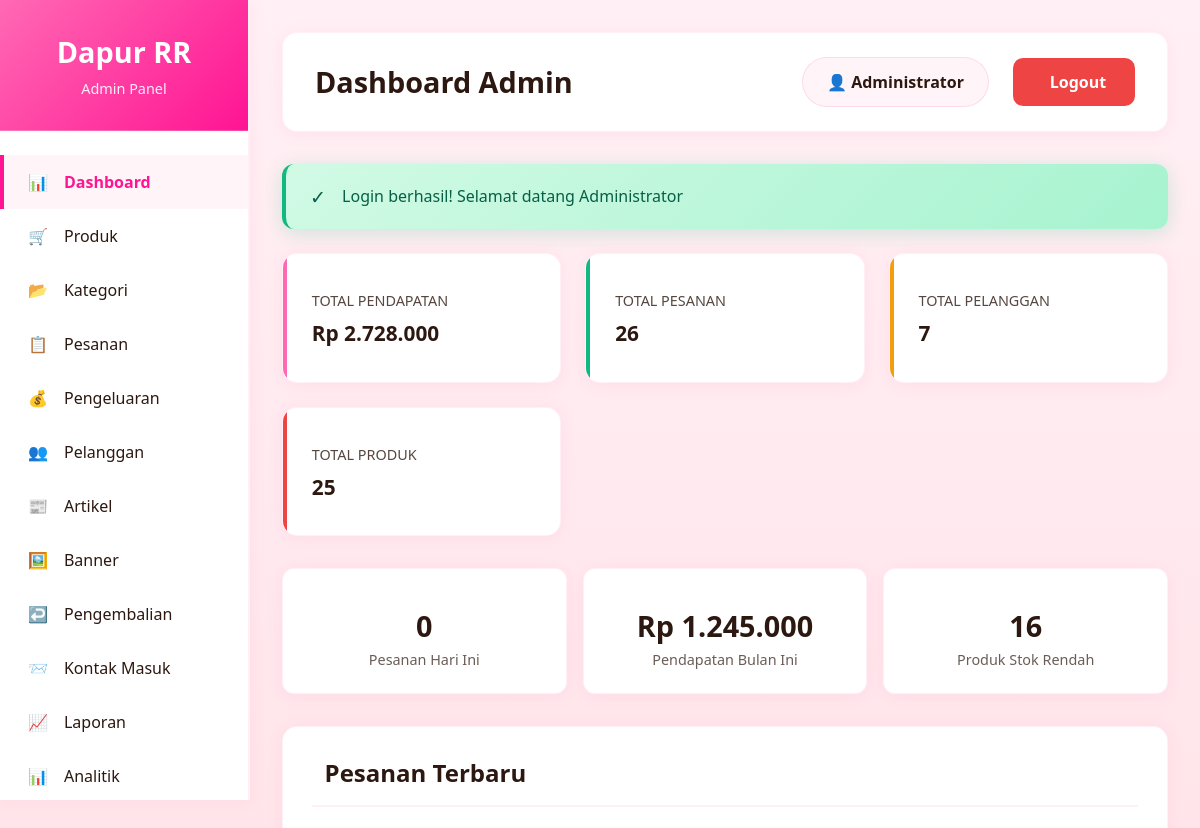
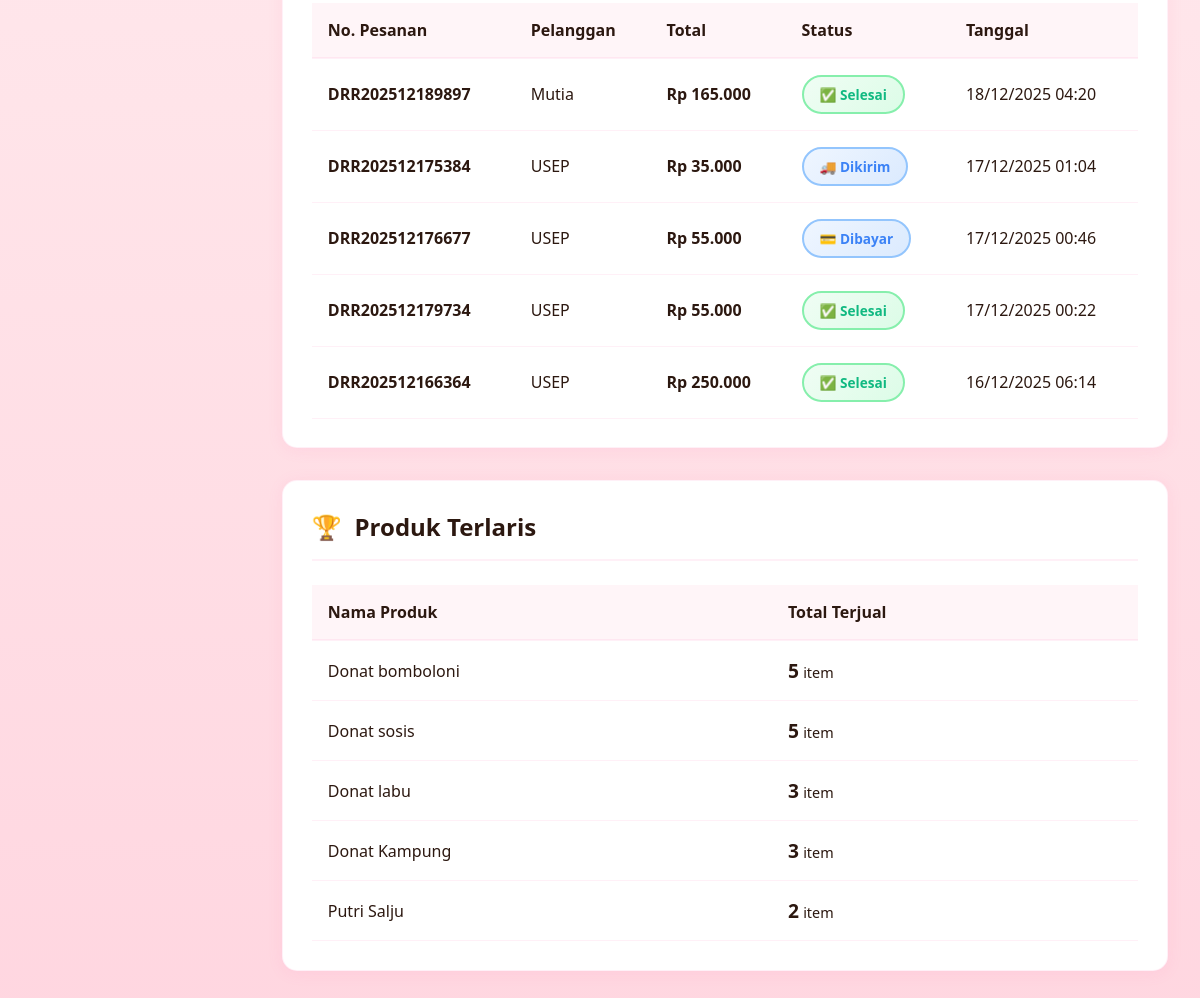
Page /admin/dashboard.php (signed in) on the committed database (2 pictures, top to bottom).
### tables this page shows
CREATE TABLE `pesanan` (
  `id` int(11) NOT NULL,
  `user_id` int(11) NOT NULL,
  `no_pesanan` varchar(50) NOT NULL,
  `total_harga` decimal(10,2) NOT NULL,
  `ongkir` decimal(10,2) DEFAULT 0.00,
  `total_bayar` decimal(10,2) NOT NULL,
  `metode_pembayaran_id` int(11) DEFAULT NULL,
  `metode_pengiriman_id` int(11) DEFAULT NULL,
  `alamat_pengiriman` text NOT NULL,
  `no_telepon` varchar(20) NOT NULL,
  `catatan` text DEFAULT NULL,
  `status` enum('pending','dikonfirmasi','dibayar','diproses','dikirim','selesai','dibatalkan') DEFAULT 'pending',
  `status_pengembalian` enum('pending','disetujui','ditolak','selesai') DEFAULT NULL,
  `bukti_pembayaran` varchar(255) DEFAULT NULL,
  `resi_pengiriman` varchar(100) DEFAULT NULL,
  `tanggal_pembayaran` datetime DEFAULT NULL,
  `tanggal_kirim` datetime DEFAULT NULL,
  `tanggal_selesai` datetime DEFAULT NULL,
  `is_rated` tinyint(1) DEFAULT 0,
  `created_at` timestamp NOT NULL DEFAULT current_timestamp()
);

CREATE TABLE `users` (
  `id` int(11) NOT NULL,
  `nama` varchar(100) NOT NULL,
  `email` varchar(100) NOT NULL,
  `password` varchar(255) NOT NULL,
  `no_telepon` varchar(20) DEFAULT NULL,
  `alamat` text DEFAULT NULL,
  `role` enum('admin','user') DEFAULT 'user',
  `is_active` tinyint(1) DEFAULT 1,
  `created_at` timestamp NOT NULL DEFAULT current_timestamp()
);

### config/database.php (called while the page is built, shortened)
<?php
function getFlashMessage() {
    if (isset($_SESSION['flash_message'])) {
        $message = [
            'type' => $_SESSION['flash_type'],
            'message' => $_SESSION['flash_message']
        ];
        return $message;
    }
    return null;
}
function formatRupiah($angka) {
    return "Rp " . number_format($angka, 0, ',', '.');
}
?>

### admin/dashboard.php (the view, shortened to what this page needs)
<?php
require_once '../config/database.php';
$conn = getConnection();
$totalProduk = $conn->query("SELECT COUNT(*) as total FROM produk")->fetch_assoc()['total'];
$totalPesanan = $conn->query("SELECT COUNT(*) as total FROM pesanan")->fetch_assoc()['total'];
$totalPelanggan = $conn->query("SELECT COUNT(*) as total FROM users WHERE role = 'user'")->fetch_assoc()['total'];
$totalPendapatan = $conn->query("SELECT SUM(total_bayar) as total FROM pesanan")->fetch_assoc()['total'] ?? 0;
$pesananHariIni = $conn->query("SELECT COUNT(*) as total FROM pesanan WHERE DATE(created_at) = CURDATE()")->fetch_assoc()['total'];
$pendapatanBulan = $conn->query("SELECT SUM(total_bayar) as total FROM pesanan WHERE MONTH(created_at) = MONTH(CURDATE()) AND YEAR(created_at) = YEAR(CURDATE())")->fetch_assoc()['total'] ?? 0;
$stokRendah = $conn->query("SELECT COUNT(*) as total FROM produk WHERE stok < 5")->fetch_assoc()['total'];
$pesananTerbaru = $conn->query("SELECT p.*, u.nama FROM pesanan p JOIN users u ON p.user_id = u.id ORDER BY p.created_at DESC LIMIT 5");
$produkTerlaris = $conn->query("SELECT pr.nama_produk, SUM(dp.jumlah) as total_terjual
                                FROM detail_pesanan dp
                                JOIN produk pr ON dp.produk_id = pr.id
                                GROUP BY dp.produk_id
                                ORDER BY total_terjual DESC
                                LIMIT 5");
$flash = getFlashMessage();
?>
<!DOCTYPE html>
<html lang="id">
<head>
</head>
<body>
    <div class="sidebar">
        <div class="sidebar-header">
            <h2>Dapur RR</h2>
            <p>Admin Panel</p>
        </div>
        <div class="sidebar-menu">
            <a href="dashboard.php" class="menu-item active">
                <span>📊</span>
                <span>Dashboard</span>
            </a>
            <a href="produk.php" class="menu-item">
                <span>🛒</span>
                <span>Produk</span>
            </a>
            <a href="kategori.php" class="menu-item">
                <span>📂</span>
                <span>Kategori</span>
            </a>
            <a href="pesanan.php" class="menu-item">
                <span>📋</span>
                <span>Pesanan</span>
            </a>
             <a href="pengeluaran.php" class="menu-item">
                <span>💰</span>
                <span>Pengeluaran</span>
            </a>
            <a href="pelanggan.php" class="menu-item">
                <span>👥</span>
                <span>Pelanggan</span>
            </a>
            <a href="artikel2.php" class="menu-item">
                <span>📰</span>
                <span>Artikel</span>
            </a>
            <a href="banner.php" class="menu-item">
                <span>🖼️</span>
                <span>Banner</span>
            </a>
            <a href="pengembalian.php" class="menu-item">
                <span>↩️</span>
                <span>Pengembalian</span>
            </a>
            <a href="kontak-masuk.php" class="menu-item">
                <span>📨</span>
                <span>Kontak Masuk</span>
            </a>
            <a href="laporan.php" class="menu-item">
                <span>📈</span>
                <span>Laporan</span>
            </a>
            <a href="analitik.php" class="menu-item">
                <span>📊</span>
                <span>Analitik</span>
            </a>
        </div>
    </div>
    <div class="main-content">
        <div class="top-bar">
            <h1 class="page-title">Dashboard Admin</h1>
            <div class="user-info">
                <div class="admin-name">👤 <?php echo htmlspecialchars($_SESSION['nama']); ?></div>
                <a href="../logout.php" class="btn-logout">
                    <span>Logout</span>
                </a>
            </div>
        </div>
        <?php if ($flash): ?>
        <div class="alert alert-<?php echo $flash['type']; ?>">
            <span style="font-size: 1.2rem;"><?php echo $flash['type'] === 'success' ? '✓' : '⚠'; ?></span>
            <?php echo htmlspecialchars($flash['message']); ?>
        </div>
        <?php endif; ?>
        <div class="stats-grid">
            <div class="stat-card primary">
                <div class="stat-info">
                    <h3>TOTAL PENDAPATAN</h3>
                    <div class="stat-value"><?php echo formatRupiah($totalPendapatan); ?></div>
                </div>
                <div class="stat-icon"></div>
            </div>
            <div class="stat-card success">
                <div class="stat-info">
                    <h3>TOTAL PESANAN</h3>
                    <div class="stat-value"><?php echo $totalPesanan; ?></div>
                </div>
                <div class="stat-icon"></div>
            </div>
            <div class="stat-card warning">
                <div class="stat-info">
                    <h3>TOTAL PELANGGAN</h3>
                    <div class="stat-value"><?php echo $totalPelanggan; ?></div>
                </div>
                <div class="stat-icon"></div>
            </div>
            <div class="stat-card danger">
                <div class="stat-info">
                    <h3>TOTAL PRODUK</h3>
                    <div class="stat-value"><?php echo $totalProduk; ?></div>
                </div>
                <div class="stat-icon"></div>
            </div>
        </div>
        <div class="quick-stats">
            <div class="quick-stat">
                <div class="quick-stat-value"><?php echo $pesananHariIni; ?></div>
                <div class="quick-stat-label">Pesanan Hari Ini</div>
            </div>
            <div class="quick-stat">
                <div class="quick-stat-value"><?php echo formatRupiah($pendapatanBulan); ?></div>
                <div class="quick-stat-label">Pendapatan Bulan Ini</div>
            </div>
            <div class="quick-stat">
                <div class="quick-stat-value"><?php echo $stokRendah; ?></div>
                <div class="quick-stat-label">Produk Stok Rendah</div>
            </div>
        </div>
        <div class="content-section">
            <h2 class="section-title">
                Pesanan Terbaru
            </h2>
            <table>
                <thead>
                    <tr>
                        <th>No. Pesanan</th>
                        <th>Pelanggan</th>
                        <th>Total</th>
                        <th>Status</th>
                        <th>Tanggal</th>
                    </tr>
                </thead>
                <tbody>
                    <?php if ($pesananTerbaru->num_rows > 0): ?>
                        <?php while($pesanan = $pesananTerbaru->fetch_assoc()): ?>
                        <tr>
                            <td><strong><?php echo htmlspecialchars($pesanan['no_pesanan']); ?></strong></td>
                            <td><?php echo htmlspecialchars($pesanan['nama']); ?></td>
                            <td><strong><?php echo formatRupiah($pesanan['total_bayar']); ?></strong></td>
                            <td>
                                <?php
                                $status = $pesanan['status'] ?? '';
                                $statusClass = 'status-pending';
                                $statusIcon = '⏳';
                                if ($status === 'dibayar' || $status === 'dikonfirmasi') {
                                    $statusClass = 'status-dibayar';
                                    $statusIcon = '💳';
                                } elseif ($status === 'selesai') {
                                    $statusClass = 'status-selesai';
                                    $statusIcon = '✅';
                                } elseif ($status === 'dikirim') {
                                    $statusClass = 'status-dibayar';
                                    $statusIcon = '🚚';
                                } elseif ($status === 'diproses') {
                                    $statusClass = 'status-dibayar';
                                    $statusIcon = '👨‍🍳';
                                }
                                ?>
                                <span class="status-badge <?php echo $statusClass; ?>">
                                    <?php echo $statusIcon; ?>
                                    <?php echo ucfirst($status); ?>
                                </span>
                            </td>
                            <td><?php echo date('d/m/Y H:i', strtotime($pesanan['created_at'])); ?></td>
                        </tr>
                        <?php endwhile; ?>
                    <?php endif; ?>
                </tbody>
            </table>
        </div>
        <div class="content-section">
            <h2 class="section-title">
                <span>🏆</span>
                Produk Terlaris
            </h2>
            <table>
                <thead>
                    <tr>
                        <th>Nama Produk</th>
                        <th>Total Terjual</th>
                    </tr>
                </thead>
                <tbody>
                    <?php if ($produkTerlaris->num_rows > 0): ?>
                        <?php while($produk = $produkTerlaris->fetch_assoc()): ?>
                        <tr>
                            <td><?php echo htmlspecialchars($produk['nama_produk']); ?></td>
                            <td>
                                <strong style="font-size: 1.2rem;"><?php echo $produk['total_terjual']; ?></strong>
                                <span style="color: var(--gray); font-size: 0.9rem;"> item</span>
                            </td>
                        </tr>
                        <?php endwhile; ?>
                    <?php endif; ?>
                </tbody>
            </table>
        </div>
    </div>
</body>
</html>

### rows in the picture
pesanan: no_pesanan "DRR202512189897", user.nama "Mutia", total_bayar "Rp 165.000", status "✅", status "Selesai", created_at "18/12/2025 04:20"
pesanan: no_pesanan "DRR202512175384", user.nama "USEP", total_bayar "Rp 35.000", status "🚚", status "Dikirim", created_at "17/12/2025 01:04"
pesanan: no_pesanan "DRR202512176677", user.nama "USEP", total_bayar "Rp 55.000", status "💳", status "Dibayar", created_at "17/12/2025 00:46"
pesanan: no_pesanan "DRR202512179734", user.nama "USEP", total_bayar "Rp 55.000", status "✅", status "Selesai", created_at "17/12/2025 00:22"
pesanan: no_pesanan "DRR202512166364", user.nama "USEP", total_bayar "Rp 250.000", status "✅", status "Selesai", created_at "16/12/2025 06:14"

### other values in the picture
$_SESSION['nama'] "Administrator"
$flash['message'] "Login berhasil! Selamat datang Administrator"
formatRupiah($totalPendapatan) "Rp 2.728.000"
$totalPesanan "26"
$totalPelanggan "7"
$totalProduk "25"
$pesananHariIni "0"
formatRupiah($pendapatanBulan) "Rp 1.245.000"
$stokRendah "16"
$produk['nama_produk'] "Donat bomboloni"
$produk['total_terjual'] "5"
$produk['nama_produk'] "Donat sosis"
$produk['nama_produk'] "Donat labu"
$produk['total_terjual'] "3"
$produk['nama_produk'] "Donat Kampung"
